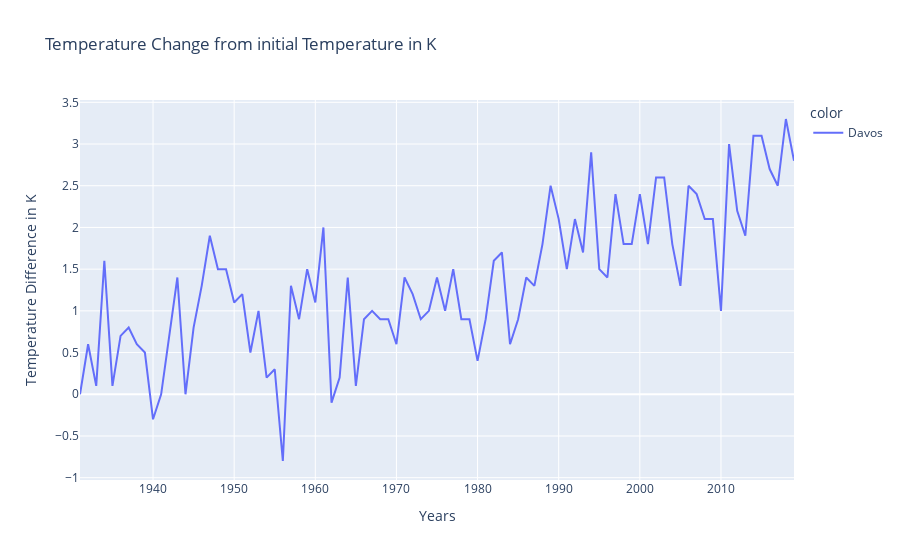

Write notebook code for a chart like this one.
### Code cell
def lineplot_swiss_temp(data):
    for column in data.columns:
        data[column] = data[column] - data[column].iloc[0]
    data = pd.melt(data.reset_index(), id_vars='index')
    data.columns = ['year', 'location', 'temperature']
    data = data[data['location'] == 'Davos']
    
    fig = px.line(x=data['year'], y=data['temperature'], color=data['location'], 
                  title='Temperature Change from initial Temperature in K',
                 labels={'x':'Years', 'y':'Temperature Difference in K'})
    fig.show()
    
    
lineplot_swiss_temp(swiss_temp)

### Figure 1 — Plotly figure (JSON) as saved in the notebook; plotly's stock layout.template omitted (floating-point values rounded to 4 significant figures)
{"data": [{"hovertemplate": "color=Davos<br>Years=%{x}<br>Temperature Difference in K=%{y}<extra></extra>", "legendgroup": "Davos", "line": {"color": "#636efa", "dash": "solid"}, "mode": "lines", "name": "Davos", "showlegend": true, "type": "scatter", "x": [1931, 1932, 1933, 1934, 1935, 1936, 1937, 1938, 1939, 1940, 1941, 1942, 1943, 1944, 1945, 1946, 1947, 1948, 1949, 1950, 1951, 1952, 1953, 1954, 1955, 1956, 1957, 1958, 1959, 1960, 1961, 1962, 1963, 1964, 1965, 1966, 1967, 1968, 1969, 1970, 1971, 1972, 1973, 1974, 1975, 1976, 1977, 1978, 1979, 1980, 1981, 1982, 1983, 1984, 1985, 1986, 1987, 1988, 1989, 1990, 1991, 1992, 1993, 1994, 1995, 1996, 1997, 1998, 1999, 2000, 2001, 2002, 2003, 2004, 2005, 2006, 2007, 2008, 2009, 2010, 2011, 2012, 2013, 2014, 2015, 2016, 2017, 2018, 2019], "xaxis": "x", "y": [0, 0.6, 0.1, 1.6, 0.1, 0.7, 0.8, 0.6, 0.5, -0.3, 0, 0.7, 1.4, 0, 0.8, 1.3, 1.9, 1.5, 1.5, 1.1, 1.2, 0.5, 1.0, 0.2, 0.3, -0.8, 1.3, 0.9, 1.5, 1.1, 2, -0.1, 0.2, 1.4, 0.1, 0.9, 1.0, 0.9, 0.9, 0.6, 1.4, 1.2, 0.9, 1.0, 1.4, 1.0, 1.5, 0.9, 0.9, 0.4, 0.9, 1.6, 1.7, 0.6, 0.9, 1.4, 1.3, 1.8, 2.5, 2.1, 1.5, 2.1, 1.7, 2.9, 1.5, 1.4, 2.4, 1.8, 1.8, 2.4, 1.8, 2.6, 2.6, 1.8, 1.3, 2.5, 2.4, 2.1, 2.1, 1.0, 3, 2.2, 1.9, 3.1, 3.1, 2.7, 2.5, 3.3, 2.8], "yaxis": "y"}], "layout": {"legend": {"title": {"text": "color"}, "tracegroupgap": 0}, "title": {"text": "Temperature Change from initial Temperature in K"}, "xaxis": {"anchor": "y", "domain": [0, 1], "title": {"text": "Years"}}, "yaxis": {"anchor": "x", "domain": [0, 1], "title": {"text": "Temperature Difference in K"}}}}
